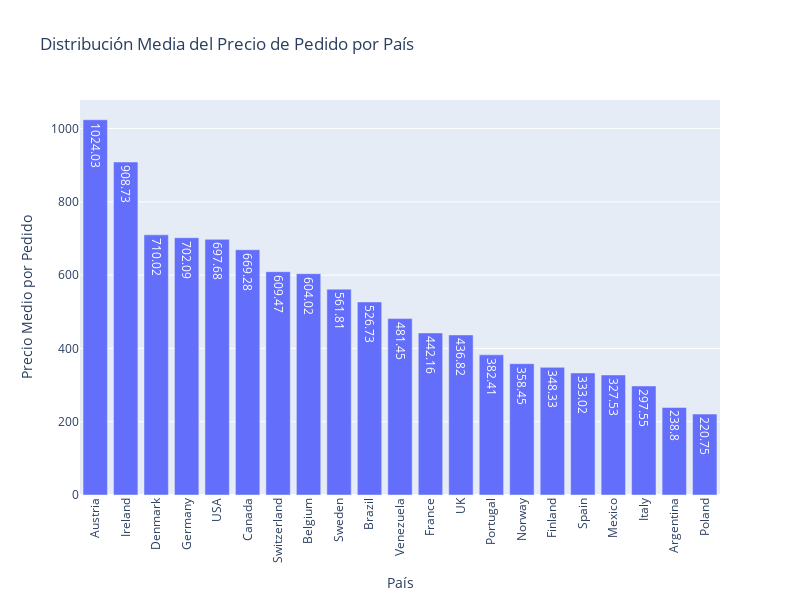

Source (notebook cell):
### Code cell
fig = px.bar(tabla, x='country', y='promedio', 
             title='Distribución Media del Precio de Pedido por País',
             labels={'country': 'País', 'promedio': 'Precio Medio por Pedido'},
             text='promedio',  # Mostrar el valor en las barras
             width=800, height=600)

# Ajustes adicionales de la visualización
fig.update_layout(xaxis_title="País",
                  yaxis_title="Precio Medio por Pedido",
                  xaxis_tickangle=-90)  # Rotar etiquetas del eje X

# Mostrar la gráfica
fig.show()

### Figure 1 — Plotly figure (JSON) as saved in the notebook; plotly's stock layout.template omitted (floating-point values rounded to 4 significant figures)
{"data": [{"alignmentgroup": "True", "hovertemplate": "País=%{x}<br>Precio Medio por Pedido=%{text}<extra></extra>", "legendgroup": "", "marker": {"color": "#636efa", "pattern": {"shape": ""}}, "name": "", "offsetgroup": "", "orientation": "v", "showlegend": false, "text": [1024.0, 908.7, 710.0, 702.1, 697.7, 669.3, 609.5, 604.0, 561.8, 526.7, 481.4, 442.2, 436.8, 382.4, 358.4, 348.3, 333.0, 327.5, 297.6, 238.8, 220.8], "textposition": "auto", "type": "bar", "x": ["Austria", "Ireland", "Denmark", "Germany", "USA", "Canada", "Switzerland", "Belgium", "Sweden", "Brazil", "Venezuela", "France", "UK", "Portugal", "Norway", "Finland", "Spain", "Mexico", "Italy", "Argentina", "Poland"], "xaxis": "x", "y": [1024.0, 908.7, 710.0, 702.1, 697.7, 669.3, 609.5, 604.0, 561.8, 526.7, 481.4, 442.2, 436.8, 382.4, 358.4, 348.3, 333.0, 327.5, 297.6, 238.8, 220.8], "yaxis": "y"}], "layout": {"barmode": "relative", "height": 600, "legend": {"tracegroupgap": 0}, "title": {"text": "Distribución Media del Precio de Pedido por País"}, "width": 800, "xaxis": {"anchor": "y", "domain": [0, 1], "tickangle": -90, "title": {"text": "País"}}, "yaxis": {"anchor": "x", "domain": [0, 1], "title": {"text": "Precio Medio por Pedido"}}}}
